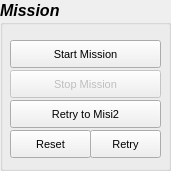
     <widget class="QGroupBox" name="groupBox_19">
      <property name="geometry">
       <rect>
        <x>650</x>
        <y>120</y>
        <width>171</width>
        <height>171</height>
       </rect>
      </property>
      <property name="font">
       <font>
        <pointsize>12</pointsize>
        <weight>75</weight>
        <italic>true</italic>
        <bold>true</bold>
       </font>
      </property>
      <property name="title">
       <string>Mission</string>
      </property>
      <widget class="QPushButton" name="pushButtonStartMission">
       <property name="geometry">
        <rect>
         <x>10</x>
         <y>40</y>
         <width>151</width>
         <height>28</height>
        </rect>
       </property>
       <property name="font">
        <font>
         <pointsize>8</pointsize>
         <weight>50</weight>
         <italic>false</italic>
         <bold>false</bold>
        </font>
       </property>
       <property name="text">
        <string>Start Mission</string>
       </property>
      </widget>
      <widget class="QPushButton" name="pushButtonStopMission">
       <property name="enabled">
        <bool>false</bool>
       </property>
       <property name="geometry">
        <rect>
         <x>10</x>
         <y>70</y>
         <width>151</width>
         <height>28</height>
        </rect>
       </property>
       <property name="font">
        <font>
         <pointsize>8</pointsize>
         <weight>50</weight>
         <italic>false</italic>
         <bold>false</bold>
        </font>
       </property>
       <property name="text">
        <string>Stop Mission</string>
       </property>
      </widget>
      <widget class="QPushButton" name="pushButtonReset">
       <property name="geometry">
        <rect>
         <x>10</x>
         <y>130</y>
         <width>81</width>
         <height>28</height>
        </rect>
       </property>
       <property name="font">
        <font>
         <pointsize>8</pointsize>
         <weight>50</weight>
         <italic>false</italic>
         <bold>false</bold>
        </font>
       </property>
       <property name="text">
        <string>Reset</string>
       </property>
      </widget>
      <widget class="QPushButton" name="pushButtonRetry">
       <property name="geometry">
        <rect>
         <x>90</x>
         <y>130</y>
         <width>71</width>
         <height>28</height>
        </rect>
       </property>
       <property name="font">
        <font>
         <pointsize>8</pointsize>
         <weight>50</weight>
         <italic>false</italic>
         <bold>false</bold>
        </font>
       </property>
       <property name="text">
        <string>Retry</string>
       </property>
      </widget>
      <widget class="QPushButton" name="pushButtonRetry2">
       <property name="geometry">
        <rect>
         <x>10</x>
         <y>100</y>
         <width>151</width>
         <height>28</height>
        </rect>
       </property>
       <property name="font">
        <font>
         <pointsize>8</pointsize>
         <weight>50</weight>
         <italic>false</italic>
         <bold>false</bold>
        </font>
       </property>
       <property name="text">
        <string>Retry to Misi2</string>
       </property>
      </widget>
     </widget>
